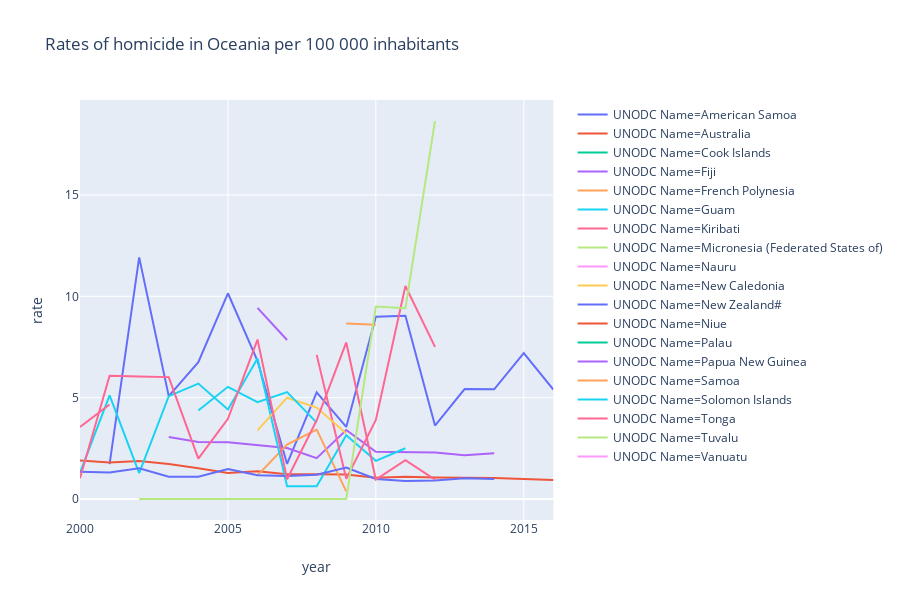

Source (notebook cell):
### Code cell
oceania = rates[rates.Region == "Oceania"]
fig_oce = px.line(oceania, x="year", y="rate", color='UNODC Name', title='Rates of homicide in Oceania per 100 000 inhabitants')
fig_oce

### Figure 1 — Plotly figure (JSON) as saved in the notebook; plotly's stock layout.template omitted (floating-point values rounded to 4 significant figures)
{"data": [{"hoverlabel": {"namelength": 0}, "hovertemplate": "UNODC Name=American Samoa<br>year=%{x}<br>rate=%{y}", "legendgroup": "UNODC Name=American Samoa", "line": {"color": "#636efa", "dash": "solid"}, "mode": "lines", "name": "UNODC Name=American Samoa", "showlegend": true, "type": "scatter", "x": [2000, 2001, 2002, 2003, 2004, 2005, 2006, 2007, 2008, 2009, 2010, 2011, 2012, 2013, 2014, 2015, 2016], "xaxis": "x", "y": [null, 1.719, 11.92, 5.075, 6.749, 10.15, 6.82, 1.727, 5.26, 3.557, 8.987, 9.038, 3.621, 5.424, 5.412, 7.202, 5.397], "yaxis": "y"}, {"hoverlabel": {"namelength": 0}, "hovertemplate": "UNODC Name=Australia<br>year=%{x}<br>rate=%{y}", "legendgroup": "UNODC Name=Australia", "line": {"color": "#EF553B", "dash": "solid"}, "mode": "lines", "name": "UNODC Name=Australia", "showlegend": true, "type": "scatter", "x": [2000, 2001, 2002, 2003, 2004, 2005, 2006, 2007, 2008, 2009, 2010, 2011, 2012, 2013, 2014, 2015, 2016], "xaxis": "x", "y": [1.899, 1.801, 1.879, 1.731, 1.514, 1.28, 1.366, 1.217, 1.223, 1.21, 1.044, 1.103, 1.065, 1.058, 1.035, 0.9916, 0.9412], "yaxis": "y"}, {"hoverlabel": {"namelength": 0}, "hovertemplate": "UNODC Name=Cook Islands<br>year=%{x}<br>rate=%{y}", "legendgroup": "UNODC Name=Cook Islands", "line": {"color": "#00cc96", "dash": "solid"}, "mode": "lines", "name": "UNODC Name=Cook Islands", "showlegend": true, "type": "scatter", "x": [2000, 2001, 2002, 2003, 2004, 2005, 2006, 2007, 2008, 2009, 2010, 2011, 2012, 2013, 2014, 2015, 2016], "xaxis": "x", "y": [null, null, null, null, null, null, null, null, null, null, null, null, 3.49, null, null, null, null], "yaxis": "y"}, {"hoverlabel": {"namelength": 0}, "hovertemplate": "UNODC Name=Fiji<br>year=%{x}<br>rate=%{y}", "legendgroup": "UNODC Name=Fiji", "line": {"color": "#ab63fa", "dash": "solid"}, "mode": "lines", "name": "UNODC Name=Fiji", "showlegend": true, "type": "scatter", "x": [2000, 2001, 2002, 2003, 2004, 2005, 2006, 2007, 2008, 2009, 2010, 2011, 2012, 2013, 2014, 2015, 2016], "xaxis": "x", "y": [null, null, null, 3.061, 2.811, 2.799, 2.659, 2.516, 2.016, 3.404, 2.326, 2.307, 2.289, 2.16, 2.258, null, null], "yaxis": "y"}, {"hoverlabel": {"namelength": 0}, "hovertemplate": "UNODC Name=French Polynesia<br>year=%{x}<br>rate=%{y}", "legendgroup": "UNODC Name=French Polynesia", "line": {"color": "#FFA15A", "dash": "solid"}, "mode": "lines", "name": "UNODC Name=French Polynesia", "showlegend": true, "type": "scatter", "x": [2000, 2001, 2002, 2003, 2004, 2005, 2006, 2007, 2008, 2009, 2010, 2011, 2012, 2013, 2014, 2015, 2016], "xaxis": "x", "y": [null, null, null, null, null, null, 1.164, 2.686, 3.42, 0.3765, null, null, null, null, null, null, null], "yaxis": "y"}, {"hoverlabel": {"namelength": 0}, "hovertemplate": "UNODC Name=Guam<br>year=%{x}<br>rate=%{y}", "legendgroup": "UNODC Name=Guam", "line": {"color": "#19d3f3", "dash": "solid"}, "mode": "lines", "name": "UNODC Name=Guam", "showlegend": true, "type": "scatter", "x": [2000, 2001, 2002, 2003, 2004, 2005, 2006, 2007, 2008, 2009, 2010, 2011, 2012, 2013, 2014, 2015, 2016], "xaxis": "x", "y": [1.288, 5.115, 1.272, 5.072, 5.693, 4.419, 6.934, 0.6295, 0.6288, 3.14, 1.882, 2.505, null, null, null, null, null], "yaxis": "y"}, {"hoverlabel": {"namelength": 0}, "hovertemplate": "UNODC Name=Kiribati<br>year=%{x}<br>rate=%{y}", "legendgroup": "UNODC Name=Kiribati", "line": {"color": "#FF6692", "dash": "solid"}, "mode": "lines", "name": "UNODC Name=Kiribati", "showlegend": true, "type": "scatter", "x": [2000, 2001, 2002, 2003, 2004, 2005, 2006, 2007, 2008, 2009, 2010, 2011, 2012, 2013, 2014, 2015, 2016], "xaxis": "x", "y": [3.554, 4.659, null, null, null, null, null, null, 7.111, 0.9944, 3.897, 10.51, 7.504, null, null, null, null], "yaxis": "y"}, {"hoverlabel": {"namelength": 0}, "hovertemplate": "UNODC Name=Micronesia (Federated States of)<br>year=%{x}<br>rate=%{y}", "legendgroup": "UNODC Name=Micronesia (Federated States of)", "line": {"color": "#B6E880", "dash": "solid"}, "mode": "lines", "name": "UNODC Name=Micronesia (Federated States of)", "showlegend": true, "type": "scatter", "x": [2000, 2001, 2002, 2003, 2004, 2005, 2006, 2007, 2008, 2009, 2010, 2011, 2012, 2013, 2014, 2015, 2016], "xaxis": "x", "y": [3.962, null, null, null, null, 4.58, null, null, null, null, 4.491, null, null, null, null, 4.675, null], "yaxis": "y"}, {"hoverlabel": {"namelength": 0}, "hovertemplate": "UNODC Name=Nauru<br>year=%{x}<br>rate=%{y}", "legendgroup": "UNODC Name=Nauru", "line": {"color": "#FF97FF", "dash": "solid"}, "mode": "lines", "name": "UNODC Name=Nauru", "showlegend": true, "type": "scatter", "x": [2000, 2001, 2002, 2003, 2004, 2005, 2006, 2007, 2008, 2009, 2010, 2011, 2012, 2013, 2014, 2015, 2016], "xaxis": "x", "y": [null, null, null, null, null, null, null, null, null, null, null, null, 0, null, null, null, null], "yaxis": "y"}, {"hoverlabel": {"namelength": 0}, "hovertemplate": "UNODC Name=New Caledonia<br>year=%{x}<br>rate=%{y}", "legendgroup": "UNODC Name=New Caledonia", "line": {"color": "#FECB52", "dash": "solid"}, "mode": "lines", "name": "UNODC Name=New Caledonia", "showlegend": true, "type": "scatter", "x": [2000, 2001, 2002, 2003, 2004, 2005, 2006, 2007, 2008, 2009, 2010, 2011, 2012, 2013, 2014, 2015, 2016], "xaxis": "x", "y": [null, null, null, null, null, null, 3.384, 4.997, 4.512, 3.233, null, null, null, null, null, null, null], "yaxis": "y"}, {"hoverlabel": {"namelength": 0}, "hovertemplate": "UNODC Name=New Zealand#<br>year=%{x}<br>rate=%{y}", "legendgroup": "UNODC Name=New Zealand#", "line": {"color": "#636efa", "dash": "solid"}, "mode": "lines", "name": "UNODC Name=New Zealand#", "showlegend": true, "type": "scatter", "x": [2000, 2001, 2002, 2003, 2004, 2005, 2006, 2007, 2008, 2009, 2010, 2011, 2012, 2013, 2014, 2015, 2016], "xaxis": "x", "y": [1.347, 1.305, 1.514, 1.094, 1.103, 1.475, 1.171, 1.134, 1.192, 1.55, 0.984, 0.8827, 0.9177, 1.018, 0.9854, null, null], "yaxis": "y"}, {"hoverlabel": {"namelength": 0}, "hovertemplate": "UNODC Name=Niue<br>year=%{x}<br>rate=%{y}", "legendgroup": "UNODC Name=Niue", "line": {"color": "#EF553B", "dash": "solid"}, "mode": "lines", "name": "UNODC Name=Niue", "showlegend": true, "type": "scatter", "x": [2000, 2001, 2002, 2003, 2004, 2005, 2006, 2007, 2008, 2009, 2010, 2011, 2012, 2013, 2014, 2015, 2016], "xaxis": "x", "y": [null, null, null, null, null, null, null, null, null, null, null, null, 0, null, null, null, null], "yaxis": "y"}, {"hoverlabel": {"namelength": 0}, "hovertemplate": "UNODC Name=Palau<br>year=%{x}<br>rate=%{y}", "legendgroup": "UNODC Name=Palau", "line": {"color": "#00cc96", "dash": "solid"}, "mode": "lines", "name": "UNODC Name=Palau", "showlegend": true, "type": "scatter", "x": [2000, 2001, 2002, 2003, 2004, 2005, 2006, 2007, 2008, 2009, 2010, 2011, 2012, 2013, 2014, 2015, 2016], "xaxis": "x", "y": [null, null, null, null, null, null, null, null, null, null, null, null, 3.112, null, null, null, null], "yaxis": "y"}, {"hoverlabel": {"namelength": 0}, "hovertemplate": "UNODC Name=Papua New Guinea<br>year=%{x}<br>rate=%{y}", "legendgroup": "UNODC Name=Papua New Guinea", "line": {"color": "#ab63fa", "dash": "solid"}, "mode": "lines", "name": "UNODC Name=Papua New Guinea", "showlegend": true, "type": "scatter", "x": [2000, 2001, 2002, 2003, 2004, 2005, 2006, 2007, 2008, 2009, 2010, 2011, 2012, 2013, 2014, 2015, 2016], "xaxis": "x", "y": [8.345, null, null, null, null, null, 9.428, 7.846, null, null, null, null, null, null, null, null, null], "yaxis": "y"}, {"hoverlabel": {"namelength": 0}, "hovertemplate": "UNODC Name=Samoa<br>year=%{x}<br>rate=%{y}", "legendgroup": "UNODC Name=Samoa", "line": {"color": "#FFA15A", "dash": "solid"}, "mode": "lines", "name": "UNODC Name=Samoa", "showlegend": true, "type": "scatter", "x": [2000, 2001, 2002, 2003, 2004, 2005, 2006, 2007, 2008, 2009, 2010, 2011, 2012, 2013, 2014, 2015, 2016], "xaxis": "x", "y": [null, null, null, null, null, null, null, null, null, 8.657, 8.593, null, null, 3.145, null, null, null], "yaxis": "y"}, {"hoverlabel": {"namelength": 0}, "hovertemplate": "UNODC Name=Solomon Islands<br>year=%{x}<br>rate=%{y}", "legendgroup": "UNODC Name=Solomon Islands", "line": {"color": "#19d3f3", "dash": "solid"}, "mode": "lines", "name": "UNODC Name=Solomon Islands", "showlegend": true, "type": "scatter", "x": [2000, 2001, 2002, 2003, 2004, 2005, 2006, 2007, 2008, 2009, 2010, 2011, 2012, 2013, 2014, 2015, 2016], "xaxis": "x", "y": [null, null, null, null, 4.364, 5.533, 4.778, 5.274, 3.766, null, null, null, null, null, null, null, null], "yaxis": "y"}, {"hoverlabel": {"namelength": 0}, "hovertemplate": "UNODC Name=Tonga<br>year=%{x}<br>rate=%{y}", "legendgroup": "UNODC Name=Tonga", "line": {"color": "#FF6692", "dash": "solid"}, "mode": "lines", "name": "UNODC Name=Tonga", "showlegend": true, "type": "scatter", "x": [2000, 2001, 2002, 2003, 2004, 2005, 2006, 2007, 2008, 2009, 2010, 2011, 2012, 2013, 2014, 2015, 2016], "xaxis": "x", "y": [1.02, 6.085, 6.049, 6.013, 1.992, 3.959, 7.867, 0.977, 3.883, 7.722, 0.9603, 1.912, 0.9528, null, null, null, null], "yaxis": "y"}, {"hoverlabel": {"namelength": 0}, "hovertemplate": "UNODC Name=Tuvalu<br>year=%{x}<br>rate=%{y}", "legendgroup": "UNODC Name=Tuvalu", "line": {"color": "#B6E880", "dash": "solid"}, "mode": "lines", "name": "UNODC Name=Tuvalu", "showlegend": true, "type": "scatter", "x": [2000, 2001, 2002, 2003, 2004, 2005, 2006, 2007, 2008, 2009, 2010, 2011, 2012, 2013, 2014, 2015, 2016], "xaxis": "x", "y": [null, null, 0, 0, 0, 0, 0, 0, 0, 0, 9.496, 9.409, 18.65, null, null, null, null], "yaxis": "y"}, {"hoverlabel": {"namelength": 0}, "hovertemplate": "UNODC Name=Vanuatu<br>year=%{x}<br>rate=%{y}", "legendgroup": "UNODC Name=Vanuatu", "line": {"color": "#FF97FF", "dash": "solid"}, "mode": "lines", "name": "UNODC Name=Vanuatu", "showlegend": true, "type": "scatter", "x": [2000, 2001, 2002, 2003, 2004, 2005, 2006, 2007, 2008, 2009, 2010, 2011, 2012, 2013, 2014, 2015, 2016], "xaxis": "x", "y": [2.914, null, null, null, null, 2.475, null, null, null, null, 2.31, null, null, null, null, 2.129, null], "yaxis": "y"}], "layout": {"height": 600, "legend": {"tracegroupgap": 0}, "title": {"text": "Rates of homicide in Oceania per 100 000 inhabitants"}, "xaxis": {"anchor": "y", "domain": [0, 0.98], "title": {"text": "year"}}, "yaxis": {"anchor": "x", "domain": [0, 1], "title": {"text": "rate"}}}}
